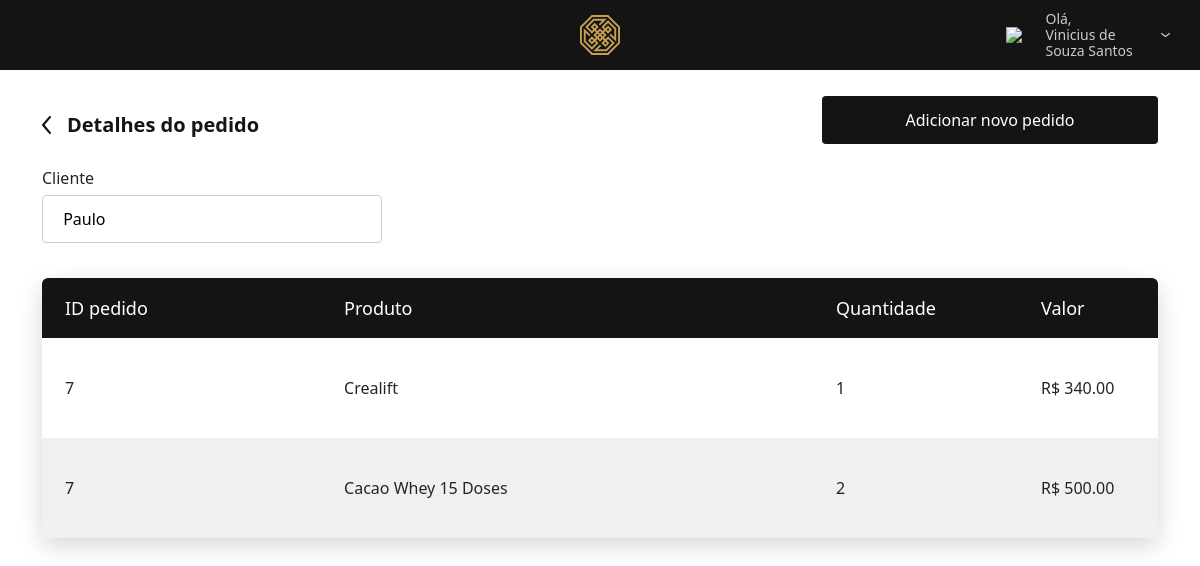
Page /itens_pedido.php?id=7 (signed in) on the committed database.
### tables this page shows
CREATE TABLE `clientes` (
  `id_cliente` int(11) NOT NULL,
  `nome` varchar(120) NOT NULL,
  `email` varchar(255) NOT NULL,
  `cpf` varchar(11) NOT NULL,
  `telefone` varchar(15) NOT NULL
);

CREATE TABLE `itens_pedido` (
  `id` int(11) NOT NULL,
  `pedido_id` int(11) NOT NULL,
  `produto_id` int(11) NOT NULL,
  `quantidade` int(11) NOT NULL,
  `valor` decimal(10,2) NOT NULL
);

CREATE TABLE `produtos` (
  `id_produto` int(11) NOT NULL,
  `nome` varchar(255) NOT NULL,
  `quantidade` int(255) NOT NULL,
  `valor` varchar(120) NOT NULL,
  `imagem` varchar(255) NOT NULL,
  `descricao` varchar(300) NOT NULL
);

### app/db/database.php (called while the page is built, shortened)
<?php
class Database
{
    private $table;
    public $connection;
    public function __construct($table = null)
    {
        $this->table = $table;
    }
    public function setConnection()
    {
        try {
            $this->connection = new PDO('mysql:host=' . self::HOST . ';dbname=' . self::NAME, self::USER, self::PASS);
            $this->connection->setAttribute(PDO::ATTR_ERRMODE, PDO::ERRMODE_EXCEPTION);
        } catch (PDOException $e) {
            die('Error: ' . $e->getMessage());
        }
    }
    public function execute($query, $params = [])
    {
        try {
            $statement = $this->connection->prepare($query);
            if (!$statement->execute($params)) {
                die('Erro na execução da query: ' . print_r($statement->errorInfo(), true));
            }
            return $statement;
        } catch (PDOException $e) {
            die('Error: ' . $e->getMessage());
        }
    }
    public function select($where = null, $order = null, $limit = null)
    {
        $where = strlen($where) ? 'WHERE ' . $where : '';
        $order = strlen($order) ? 'ORDER BY ' . $order : '';
        $limit = strlen($limit) ? 'LIMIT ' . $limit : '';
        $query = 'SELECT * FROM ' . $this->table . ' ' . $where . ' ' . $order . ' ' . $limit;
        try {
            $result = $this->execute($query);
            return $result;
        } catch (PDOException $e) {
            die('Erro ao executar a query: ' . $e->getMessage());
        }
    }
}

### app/Entity/itensPedido.php (called while the page is built, shortened)
<?php
class itensPedido
{
    public static function getItens($where = null, $order = null, $limit = null)
    {
        return (new Database('itens_pedido'))->select($where, $order, $limit)->fetchAll(PDO::FETCH_CLASS, self::class);
    }
    public static function getItemPedido($pedido_id)
    {
        return (new Database('itens_pedido'))->select('pedido_id = ' . $pedido_id)->fetchObject(self::class);
    }
}

### app/Entity/Produtos.php (called while the page is built, shortened)
<?php
class Produtos
{
    public static function getProdutos($where = null, $order = null, $limit = null)
    {
        return (new Database('produtos'))->select($where, $order, $limit)->fetchAll(PDO::FETCH_CLASS, self::class);
    }
}

### app/Entity/Clientes.php (called while the page is built, shortened)
<?php
class Clientes
{
    public static function getClientes($where = null, $order = null, $limit = null)
    {
        return (new Database('clientes'))->select($where, $order, $limit)->fetchAll(PDO::FETCH_CLASS, self::class);
    }
}

### itens_pedido.php (the view, shortened to what this page needs)
<?php
$IdItensPedido = itensPedido::getItemPedido($_GET['id']);
$IdPedido = $IdItensPedido->pedido_id;
$obItens = new itensPedido();
$itens = $obItens->getItens();
$obPedido = new novoPedido();
$pedido = $obPedido->getPedido($IdPedido);
$cliente_id = $pedido->cliente_id;
$obCliente = new Clientes();
$clientes = $obCliente->getClientes();
$resultados = '';
foreach ($clientes as $cliente) {
    if ($cliente_id == $cliente->id_cliente) {
        $nomeClientePedido = $cliente->nome;
    }
}
foreach ($itens as $item) {
    if ($item->pedido_id == $IdPedido) {
        $obProdutos = new Produtos();
        $produtos = $obProdutos->getProdutos();
        foreach ($produtos as $produto) {
            if ($item->produto_id == $produto->id_produto) {
                $result_prod = $produto->nome;
            };
        };
        $resultados .= '<tr>
                            <td>' . $item->pedido_id . '</td>
                            <td>' .  $result_prod . '</td>
                            <td>' . $item->quantidade . '</td>
                            <td>' . 'R$ ' . $item->valor . '</td>
                        </tr>';
    }
}
?>
<!DOCTYPE html>
<html lang="pt-br">
<head>
    <link rel="stylesheet" href="./assets/css/reset.css">
    <link rel="stylesheet" href="./assets/css/styles.css">
    <link rel="stylesheet" href="./assets/css/gerenciamento_produto.css">
    <link rel="stylesheet" href="https://use.typekit.net/tvf0cut.css">
    <link href="https://cdn.jsdelivr.net/npm/bootstrap@5.3.3/dist/css/bootstrap.min.css" rel="stylesheet"
>
</head>
<body>
    <?php require_once 'includes/header.php' ?>
    <section class="page-gerenciamento-produto paddingBottom50">
        <div class="container">
            <div class="d-flex justify-content-between">
                <a href="pedidos.php" class="link-voltar">
                    <img src="assets/images/arrow.svg" alt="">
                    <span>Detalhes do pedido</span>
                </a>
                <a href="novo-pedido.php" class="bt-add">Adicionar novo pedido</a>
            </div>
            <div class="maxW340">
                <label class="input-label">Cliente</label>
                <input type="text" class="input" value=' <?php echo $nomeClientePedido ?>' readonly>
            </div>
            <div class="shadow-table">
                <table>
                    <thead>
                        <tr>
                            <th>ID pedido</th>
                            <th>Produto</th>
                            <th>Quantidade</th>
                            <th>Valor</th>
                        </tr>
                    </thead>
                    <tbody>
                        <?php echo $resultados ?>
                    </tbody>
                </table>
            </div>
        </div>
    </section>
</body>
</html>

### assets/css/styles.css (style rules this page uses)
@media (min-width: 1100px) { .container { width: 100%; max-width: 1100px; margin: 0 auto; position: relative; } }
html { font-family: "proxima-nova", sans-serif; font-size: 16px; -webkit-font-smoothing: antialiased; -webkit-text-size-adjust: 100%; color: #141414; }
.d-flex { display: -ms-flexbox; display: flex; }
.justify-content-between { -ms-flex-pack: justify; justify-content: space-between; }
.paddingBottom50 { padding-bottom: 50px; }
.maxW340 { max-width: 340px; }
.link-voltar { color: #141414; font-size: 20px; font-weight: 600; display: flex; align-items: center; gap: 16px; margin: 40px 0 26px; text-decoration: none; }
form input, .cliente-input, .input { border-radius: 4px; border: 1px solid #cccccc; height: 48px; padding: 0 16px; margin: 5px 0 10px; width: 100%; box-sizing: border-box; font-size: 16px; }
.bt-add { border-radius: 4px; background-color: #141414; color: #ffffff; border: none; font-size: 16px; cursor: pointer; height: 48px; line-height: 48px; width: 100%; max-width: 336px; margin-top: 26px; text-align: center; text-decoration: none; }
.shadow-table { overflow: hidden; box-shadow: 0px 8px 24px #00000029; border-radius: 6px; margin-top: 25px; }
table { width: 100%; }
table thead tr { height: 60px; background: #141414; color: #fff; line-height: 60px; }
table thead tr th { padding: 0 0 0 23px; text-align: left; font-size: 18px; font-weight: 500; }
table tbody tr td { padding: 0 0 0 23px; text-align: left; height: 100px; vertical-align: middle; }
table tbody tr:nth-child(even) { background-color: #f0f0f0; }

### assets/css/gerenciamento_produto.css (style rules this page uses)
.page-gerenciamento-produto table tr td:nth-child(3) { width: 205px; }
.page-gerenciamento-produto table tr td:nth-child(4) { width: 110px; }
.page-gerenciamento-produto table tr td:last-child { width: 140px; }

### rows in the picture
clientes: nome "Paulo"
itens_pedido: pedido "7", produto.nome "Crealift", quantidade "1", valor "340.00"
itens_pedido: pedido "7", produto.nome "Cacao Whey 15 Doses", quantidade "2", valor "500.00"

### other values in the picture
$_SESSION['name'] "Vinicius de Souza Santos"
